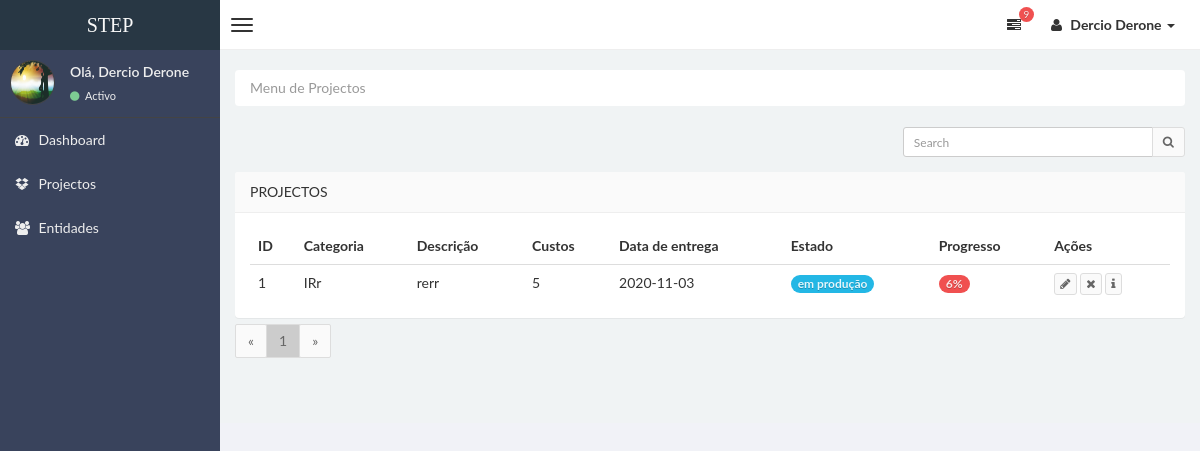
Before: /projectos (signed in) with the older database file.
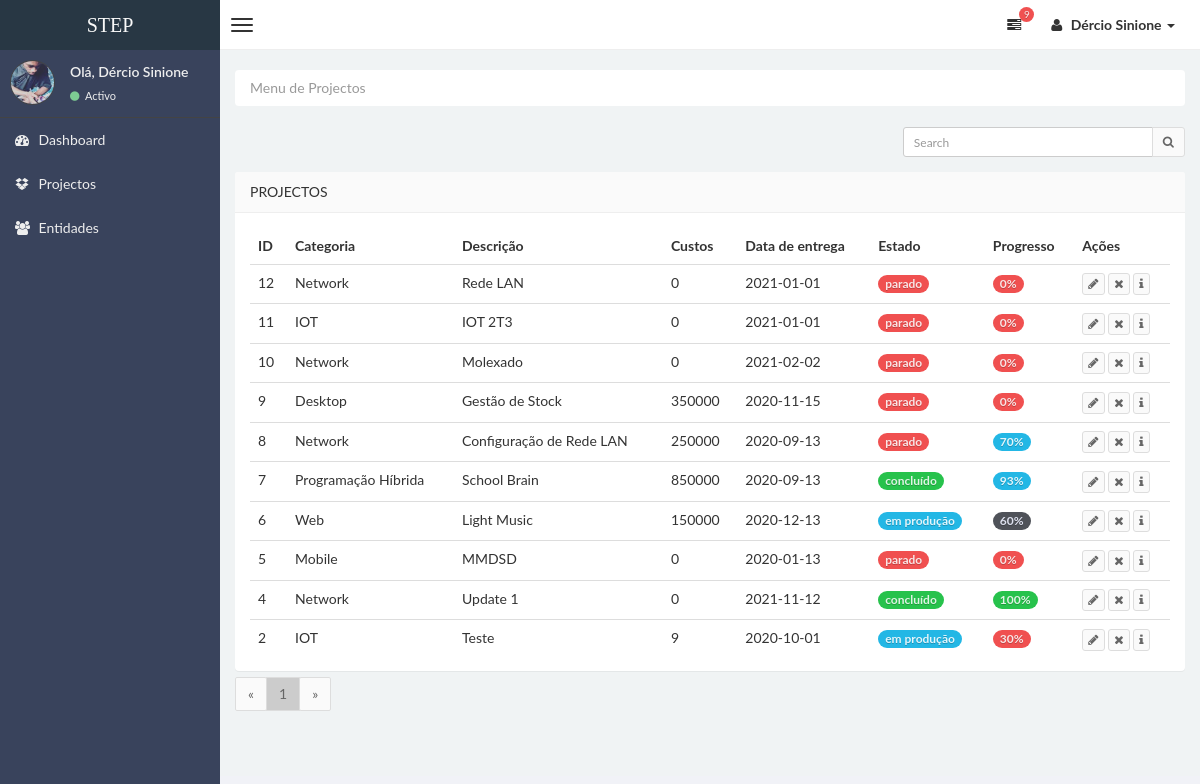
After: the same page with the newer database file.
### stepsite/models.py (models this page shows, shortened)
class Usuarios(db.Model,UserMixin):
    id = db.Column(db.Integer,primary_key=True)
    nome = db.Column(db.String(30), unique=True, nullable=False)
    email = db.Column(db.String(100), unique=True, nullable=False)
    senha = db.Column(db.String(100), unique=False, nullable=False)
    imagem = db.Column(db.String(30), nullable=False, default='defaultUser.jpg')
    categorias = db.relationship('Categorias', backref='usuarios', lazy=True)
    entidades = db.relationship('Entidades', backref='usuarios', lazy=True)
    projectos = db.relationship('Projectos', backref='usuarios', lazy=True)

class Projectos(db.Model):
    id = db.Column(db.Integer,primary_key=True)
    idcategoria = db.Column(db.Integer, db.ForeignKey('categorias.id'),nullable=False)
    descricao = db.Column(db.String(100), nullable=False)
    custos = db.Column(db.Integer, default=0)
    dataEntrega = db.Column(db.Date)
    dataRegisto = db.Column(db.DateTime,default=datetime.utcnow)
    estado = db.Column(db.String(20),nullable=False,default='prado')
    progresso = db.Column(db.Integer,default='0')
    dataConclusao = db.Column(db.DateTime,default=None)
    idEntidade = db.Column(db.Integer, db.ForeignKey('entidades.id'),nullable=False)
    idUsuario = db.Column(db.Integer, db.ForeignKey('usuarios.id'),nullable=False)
    categoria = db.relationship('Categorias', backref='categoria', lazy=True)
    entidade = db.relationship('Entidades', backref='entidade', lazy=True)

class Categorias(db.Model):
    id = db.Column(db.Integer,primary_key=True)
    nome = db.Column(db.String(50), nullable=False)
    idUser = db.Column(db.Integer, db.ForeignKey('usuarios.id'),nullable=False)
    projectos = db.relationship('Projectos', backref='categorias', lazy=True)

### stepsite/projectos/routes.py (the view)
@projects.route("/projectos",methods=['GET','POST'])
@login_required
def projectos():
    search = request.args.get('search','')
    page = request.args.get('page',1, type=int)
    per_page = 10
    result = None
    if search:
        result = Projectos.query.filter_by(idUsuario=current_user.id).filter(or_(Projectos.descricao.contains(search),Projectos.estado.contains(search))).order_by(Projectos.id.desc()).paginate(page=page,per_page=per_page)
    else:
        result = Projectos.query.order_by(Projectos.id.desc()).filter_by(idUsuario=current_user.id).paginate(page=page,per_page=per_page)
    return render_template("projectos.html",title="STEP | Projectos",result=result,search=search)

### stepsite/models.py (called while the page is built)
@login_manager.user_loader
def load_user(user_id):
    return Usuarios.query.get(int(user_id))

### stepsite/templates/projectos.html (shortened to what the changed rows need)
{% extends "layoutAdmin.html" %}
{% block content %}
<div class="row">
    <div class="col-md-12">
        <section class="panel">
        <div class="panel-body table-responsive" style="max-height:458px; overflow:auto">
            <table class="table table-hover">
              <thead>
                <tr>
                  <th>ID</th>
                  <th>Categoria</th>
                  <th>Descrição</th>
                  <th>Custos</th>
                  <th>Data de entrega</th>
                  <th>Estado</th>
                  <th>Progresso</th>
                  <th>Ações</th>
              </tr>
          </thead>
          <tbody>
            {% if result: %}
            {% for dados in result.items%}
                 <tr>
                     <td>{{ dados.id }}</td>
                     <td>{{ dados.categoria.nome }}</td>
                     <td>{{ dados.descricao }}</td>
                     <td>{{ dados.custos }}</td>
                     <td>{{ dados.dataEntrega }}</td>
                     {% if dados.estado in ('parado') %}
                     <td><span class="badge badge-danger">{{ dados.estado }}</span></td>
                     {% elif dados.estado in ('em produção') : %}
                     <td><span class="badge badge-info">{{ dados.estado }}</span></td>
                     {% elif dados.estado in ('concluído') : %}
                     <td><span class="badge badge-success">{{ dados.estado }}</span></td>
                     {% else : %}
                     <td><span class="badge badge-dark">{{ dados.estado }}</span></td>
                     {% endif %}
                     {% if dados.progresso <= 30: %}
                     <td><span class="badge badge-danger">{{ dados.progresso }}%</span></td>
                     {% elif dados.progresso > 30 and dados.progresso <= 60: %}
                     <td><span class="badge badge-inverse">{{ dados.progresso }}%</span></td>
                     {% elif dados.progresso > 60 and dados.progresso < 100: %}
                     <td><span class="badge badge-info">{{ dados.progresso }}%</span></td>
                     {% elif dados.progresso == 100: %}
                     <td><span class="badge badge-success">{{ dados.progresso }}%</span></td>
                     {% endif %}
                     <td>
                        <a href="/projectos/update?en={{dados.id}}"><button class="btn btn-default btn-xs"><i class="fa fa-pencil"></i></button></a>
                        <a onclick="fnIdselecionado('/projectos/{{dados.id}}/delete')" data-toggle="modal" data-target="#ModalConfirm"><button class="btn btn-default btn-xs"><i class="fa fa-times"></i></button></a>
                        <a onclick="fnAdicional(['{{dados.descricao}}','{{dados.categoria.nome}}','{{dados.entidade.nome}}','{{dados.estado}}','{{dados.dataConlusao}}','{{dados.dataEntrega}}'])" data-toggle="modal" data-target="#ModalInformacao"><button class="btn btn-default btn-xs"><i class="fa fa-info"></i></button></a>
                    </td>
                 </tr>
             {% endfor %}
         {% endif %}
      </tbody>
            </table>
        </div>
        </section>
    <div class="text-left" style="margin-top: -34px;">
        <ul class="pagination">
        {% for numPage in result.iter_pages(left_edge=1,right_edge=1,left_current=1,right_current=2)%}
            {% if numPage %}
                {% if result.page == numPage %}
                    <li><a style="background-color: #ccc;" href="{{ url_for('projects.projectos', page=numPage) }}">{{ numPage }}</a></li>
                {% else %}
                    <li><a href="{{ url_for('projects.projectos', page=numPage) }}">{{ numPage }}</a></li>
                {% endif %}
            {% endif %}
        {% endfor %}
        </ul>
</div>
    </div>
</div>
{% endblock content %}

### stepsite/templates/layoutAdmin.html (shortened to what this page needs)
<!DOCTYPE html>
<html>
    <head>
        <link href="../static/css/bootstrap.css" rel="stylesheet" type="text/css" />
        <link href="../static/css/font-awesome.min.css" rel="stylesheet" type="text/css" />
        <link href="../static/css/mystyle.css" rel="stylesheet" type="text/css" />
        <link href="../static/css/style.css" rel="stylesheet" type="text/css" />
    </head>
    <body class="skin-black">
        <header class="header">
            <a href="{{url_for('main.home')}}" class="logo">
                STEP
            </a>
            <nav class="navbar navbar-static-top" role="navigation">
                <a href="#" class="navbar-btn sidebar-toggle" data-toggle="offcanvas" role="button" >
                    <span class="icon-bar"></span>
                    <span class="icon-bar"></span>
                    <span class="icon-bar"></span>
                </a>
                <div class="navbar-right">
                    <ul class="nav navbar-nav">
                      <li class="dropdown tasks-menu">
                            <a href="#" class="dropdown-toggle" data-toggle="dropdown">
                                <i class="fa fa-tasks"></i>
                                <span class="label label-danger">9</span>
                            </a>
                        </li>
                        <li class="dropdown user user-menu">
                            <a href="#" class="dropdown-toggle" data-toggle="dropdown">
                                <i class="fa fa-user"></i>
                                <span> {{current_user.nome}} <i class="caret"></i></span>
                            </a>
                        </li>
                    </ul>
                </div>
            </nav>
        </header>
        <div class="wrapper row-offcanvas row-offcanvas-left">
            <aside class="left-side sidebar-offcanvas">
                <section class="sidebar">
                    <div class="user-panel">
                        <div class="pull-left image">
                            <img src="{{url_for('static',filename='profile_img/'+current_user.imagem)}}" class="img-circle" alt="User Image" />
                        </div>
                        <div class="pull-left info">
                            <p>Olá, {{current_user.nome}} </p>
                            <a href="#"><i class="fa fa-circle text-success"></i> Activo</a>
                        </div>
                    </div>
                    <ul class="sidebar-menu">
                        <li>
                            <a href="{{url_for('projects.admin')}}">
                                <i class="fa fa-dashboard"></i> <span>Dashboard </span>
                            </a>
                        </li>
                        <li>
                            <a href="{{url_for('projects.projectos')}}">
                                <i class="fa fa-dropbox"></i> <span>Projectos</span>
                            </a>
                        </li>
                        <li class="">
                            <a href="{{url_for('entidads.entidades')}}">
                                <i class="fa fa-group"></i> <span>Entidades</span>
                            </a>
                        </li>
                    </ul>
                </section>
            </aside>
            <aside class="right-side">
            <section class="content">
            {% block content %}
            {% endblock content %}
            </section>
			</aside>
		</div>
    </body>
</html>

Changed rows visible on the page:
removed Projectos: id "1", categoria.nome "IRr", descricao "rerr", custos "5", dataEntrega "2020-11-03", estado "em produção", progresso "6"
changed Usuarios: nome "Dercio Derone" → "Dércio Sinione"; imagem: picture added in place of a placeholder
added Projectos: id "12", categoria.nome "Network", descricao "Rede LAN", custos "0", dataEntrega "2021-01-01", estado "parado", progresso "0"
added Projectos: id "11", categoria.nome "IOT", descricao "IOT 2T3", custos "0", dataEntrega "2021-01-01", estado "parado", progresso "0"
added Projectos: id "10", categoria.nome "Network", descricao "Molexado", custos "0", dataEntrega "2021-02-02", estado "parado", progresso "0"
added Projectos: id "9", categoria.nome "Desktop", descricao "Gestão de Stock", custos "350000", dataEntrega "2020-11-15", estado "parado", progresso "0"
added Projectos: id "8", categoria.nome "Network", descricao "Configuração de Rede LAN", custos "250000", dataEntrega "2020-09-13", estado "parado", progresso "70"
added Projectos: id "7", categoria.nome "Programação Híbrida", descricao "School Brain", custos "850000", dataEntrega "2020-09-13", estado "concluído", progresso "93"
added Projectos: id "6", categoria.nome "Web", descricao "Light Music", custos "150000", dataEntrega "2020-12-13", estado "em produção", progresso "60"
added Projectos: id "5", categoria.nome "Mobile", descricao "MMDSD", custos "0", dataEntrega "2020-01-13", estado "parado", progresso "0"
added Projectos: id "4", categoria.nome "Network", descricao "Update 1", custos "0", dataEntrega "2021-11-12", estado "concluído", progresso "100"
added Projectos: id "2", categoria.nome "IOT", descricao "Teste", custos "9", dataEntrega "2020-10-01", estado "em produção", progresso "30"
